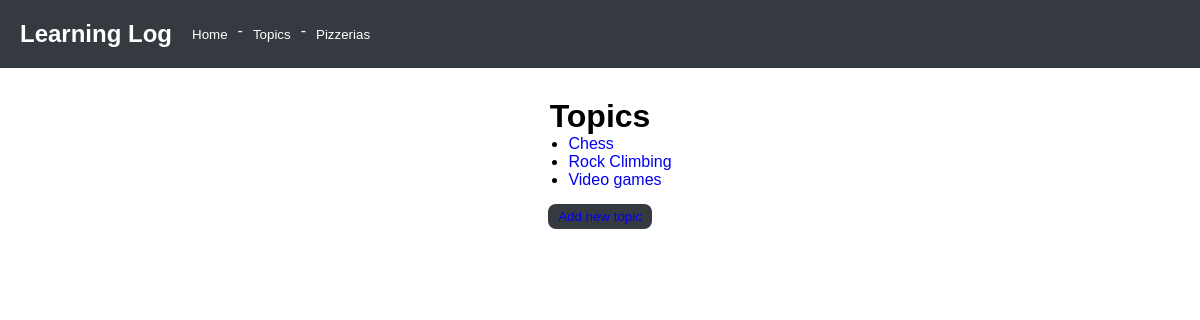
The page /topics/ on the database as committed earlier.
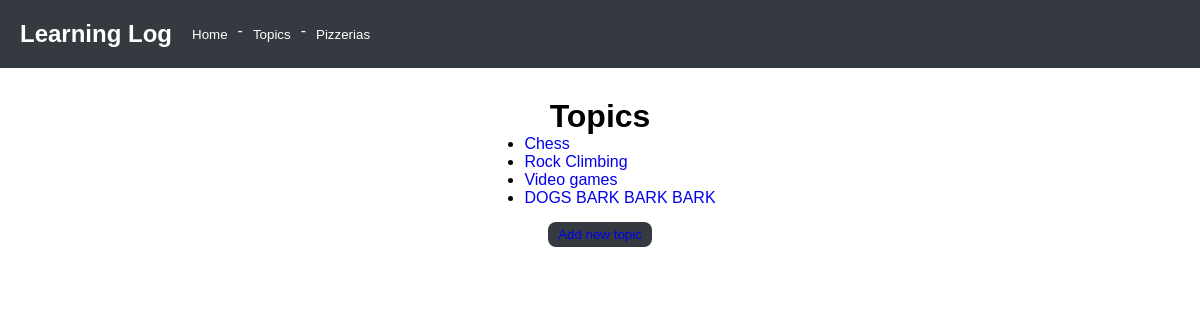
The same page on the database as committed later.
### learning_logs/models.py (models this page shows)
class Topic(models.Model):
    text = models.CharField(max_length=200)
    date_added = models.DateTimeField(auto_now_add=True)
    def __str__(self): # returns a string of Topic.text
        return self.text

### learning_logs/views.py (the view)
# urls.py: path('topics/', views.topics, name='topics'),
def topics(request):
    topics = Topic.objects.order_by('date_added')
    context = {'topics':topics}
    return render(request, 'learning_logs/topics.html', context)

### learning_logs/templates/learning_logs/topics.html (shortened to what this page needs)
{% extends 'learning_logs/base.html' %}
        {% block content%}
        <h1>Topics</h1>
        <div>
            <ul>
                {% for topic in topics %}
                    <li>
                        <a href="{% url 'learning_logs:topic' topic.id %}">{{topic}}</a>
                    </li>
                    {% empty %}
                        <li>No topics have been added yet.</li>
                {% endfor %}
            </ul>
            <div class='btn'>
                <button><a class="add-topic-or-pizza" href="{% url 'learning_logs:new_topic' %}">Add new topic</a></button>
            </div>
        </div>
        {% endblock content %}

Rows that differ between the two databases and show on the page:
added Topic: text "DOGS BARK BARK BARK"
